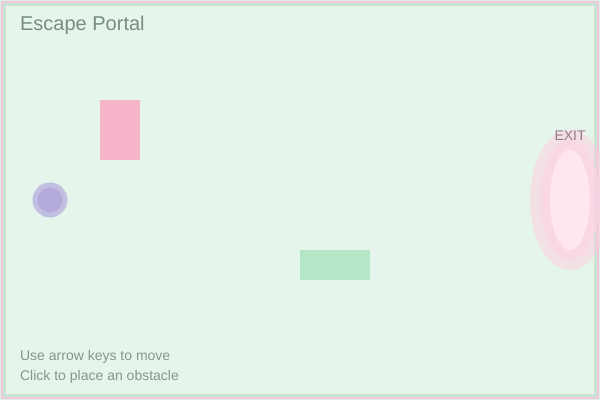
Frame 1 (no input)
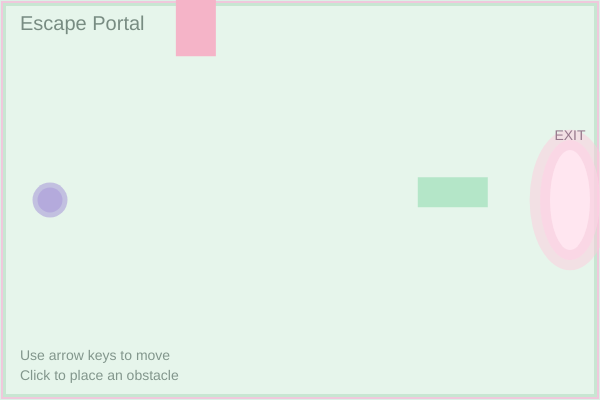
Frame 60 (no input)
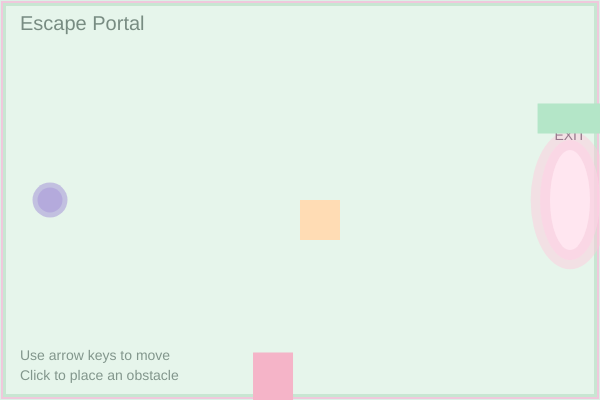
Frame 120 (the mouse pressed at the canvas centre since frame 60)

The p5.js sketch that drew these frames (run headless with seeded random() and noise() and a simulated clock; from frame 60 on, the mouse is pressed at the canvas centre):

// p5.js sketch
// ── sketch.js
let playerX = 50;
let playerY = 200;
let playerSize = 25;
let speed = 5;

let obstacle1X = 100;
let obstacle1Y = 100;
let obstacle1W = 40;
let obstacle1H = 60;
let obstacle1SpeedX;
let obstacle1SpeedY;

let obstacle2X = 300;
let obstacle2Y = 250;
let obstacle2W = 70;
let obstacle2H = 30;
let obstacle2SpeedX;
let obstacle2SpeedY;

let mouseObstacleX = -100;
let mouseObstacleY = -100;
let mouseObstacleSize = 40;
let mousePlaced = false;

let exitX = 550;
let exitY = 150;
let exitW = 40;
let exitH = 100;

let won = false;

function setup() {
  createCanvas(600, 400);

  obstacle1SpeedX = random(-3, 3);
  obstacle1SpeedY = random(-3, 3);

  obstacle2SpeedX = random(-4, 4);
  obstacle2SpeedY = random(-4, 4);
}

function draw() {
  background(230, 245, 235);

  drawBorder();
  drawExit();
  createPlayer();
  movePlayer();
  createObstacles();
  moveObstacle1();
  moveObstacle2();
  drawMouseObstacle();
  checkWin();
  displayWinMessage();
  displayText();
}

function createPlayer() {
  fill(180, 170, 220, 180);
  ellipse(playerX, playerY, playerSize + 10, playerSize + 10);

  fill(180, 170, 220);
  ellipse(playerX, playerY, playerSize, playerSize);
}

function movePlayer() {
  if (keyIsDown(LEFT_ARROW)) {
    playerX -= speed;
  } else if (keyIsDown(RIGHT_ARROW)) {
    playerX += speed;
  }

  if (keyIsDown(UP_ARROW)) {
    playerY -= speed;
  } else if (keyIsDown(DOWN_ARROW)) {
    playerY += speed;
  }
}

function drawMouseObstacle() {
  if (mousePlaced == true) {
    fill(255, 220, 180);
    rect(mouseObstacleX, mouseObstacleY, mouseObstacleSize, mouseObstacleSize);
  }
}

function createObstacles() {
  fill(245, 180, 200);
  rect(obstacle1X, obstacle1Y, obstacle1W, obstacle1H);

  fill(180, 230, 200);
  rect(obstacle2X, obstacle2Y, obstacle2W, obstacle2H);
}

function moveObstacle1() {
  obstacle1X += obstacle1SpeedX;
  obstacle1Y += obstacle1SpeedY;

  if (obstacle1X > width) {
    obstacle1X = -obstacle1W;
  } else if (obstacle1X + obstacle1W < 0) {
    obstacle1X = width;
  }

  if (obstacle1Y > height) {
    obstacle1Y = -obstacle1H;
  } else if (obstacle1Y + obstacle1H < 0) {
    obstacle1Y = height;
  }
}

function moveObstacle2() {
  obstacle2X += obstacle2SpeedX;
  obstacle2Y += obstacle2SpeedY;

  if (obstacle2X > width) {
    obstacle2X = -obstacle2W;
  } else if (obstacle2X + obstacle2W < 0) {
    obstacle2X = width;
  }

  if (obstacle2Y > height) {
    obstacle2Y = -obstacle2H;
  } else if (obstacle2Y + obstacle2H < 0) {
    obstacle2Y = height;
  }
}

function drawBorder() {
  noFill();

  stroke(200, 230, 210);
  strokeWeight(12);
  rect(0, 0, width, height);

  stroke(240, 200, 220);
  strokeWeight(6);
  rect(0, 0, width, height);

  stroke(220, 240, 230);
  strokeWeight(2);
  rect(0, 0, width, height);

  noStroke();
}

function drawExit() {
  let pulse = sin(frameCount * 0.05) * 5;

  fill(255, 200, 220, 120);
  ellipse(exitX + exitW / 2, exitY + exitH / 2, exitW + 40 + pulse, exitH + 40 + pulse);

  fill(255, 210, 230, 160);
  ellipse(exitX + exitW / 2, exitY + exitH / 2, exitW + 20, exitH + 20);

  fill(255, 230, 240);
  ellipse(exitX + exitW / 2, exitY + exitH / 2, exitW, exitH);

  fill(150, 120, 140);
  textSize(14);
  textAlign(CENTER);
  text("EXIT", exitX + exitW / 2, exitY - 10);
}

function checkWin() {
  if (
    playerX > exitX &&
    playerX < exitX + exitW &&
    playerY > exitY &&
    playerY < exitY + exitH
  ) {
    won = true;
  } else {
    won = false;
  }
}

function displayWinMessage() {
  if (won == true) {
    fill(220, 120, 160);
    textSize(32);
    textAlign(CENTER);
    text("You Win", width / 2, height / 2);
  }
}

function displayText() {
  fill(120, 140, 130);
  textSize(20);
  textAlign(LEFT);
  text("Escape Portal", 20, 30);

  fill(130, 150, 140);
  textSize(14);
  text("Use arrow keys to move", 20, 360);
  text("Click to place an obstacle", 20, 380);
}

function mousePressed() {
  mouseObstacleX = mouseX;
  mouseObstacleY = mouseY;
  mousePlaced = true;
}

// ── style.css
body {
  margin: 0;
  padding: 0;
  overflow: hidden;
  background: #e8f3ec;
}
